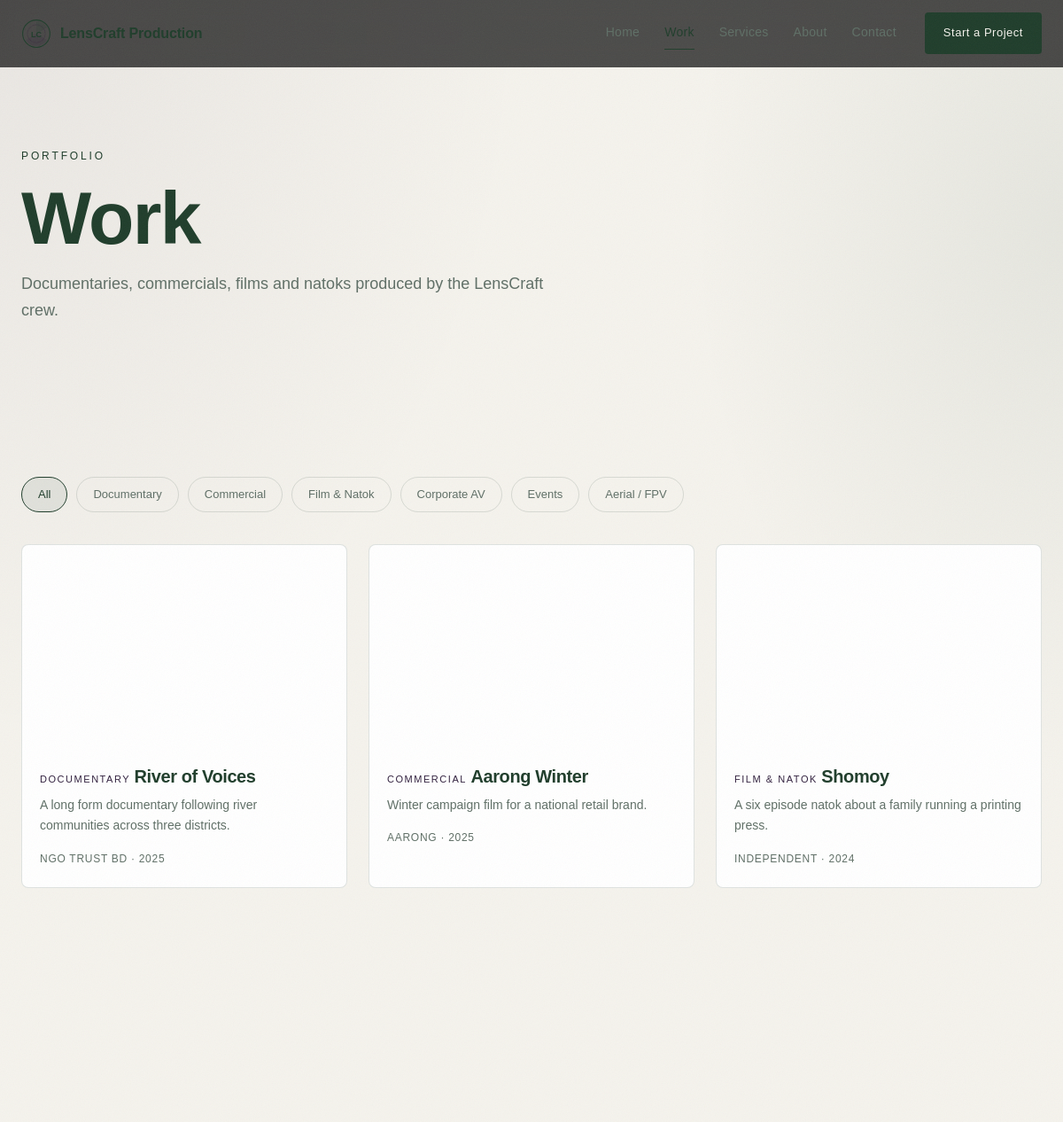
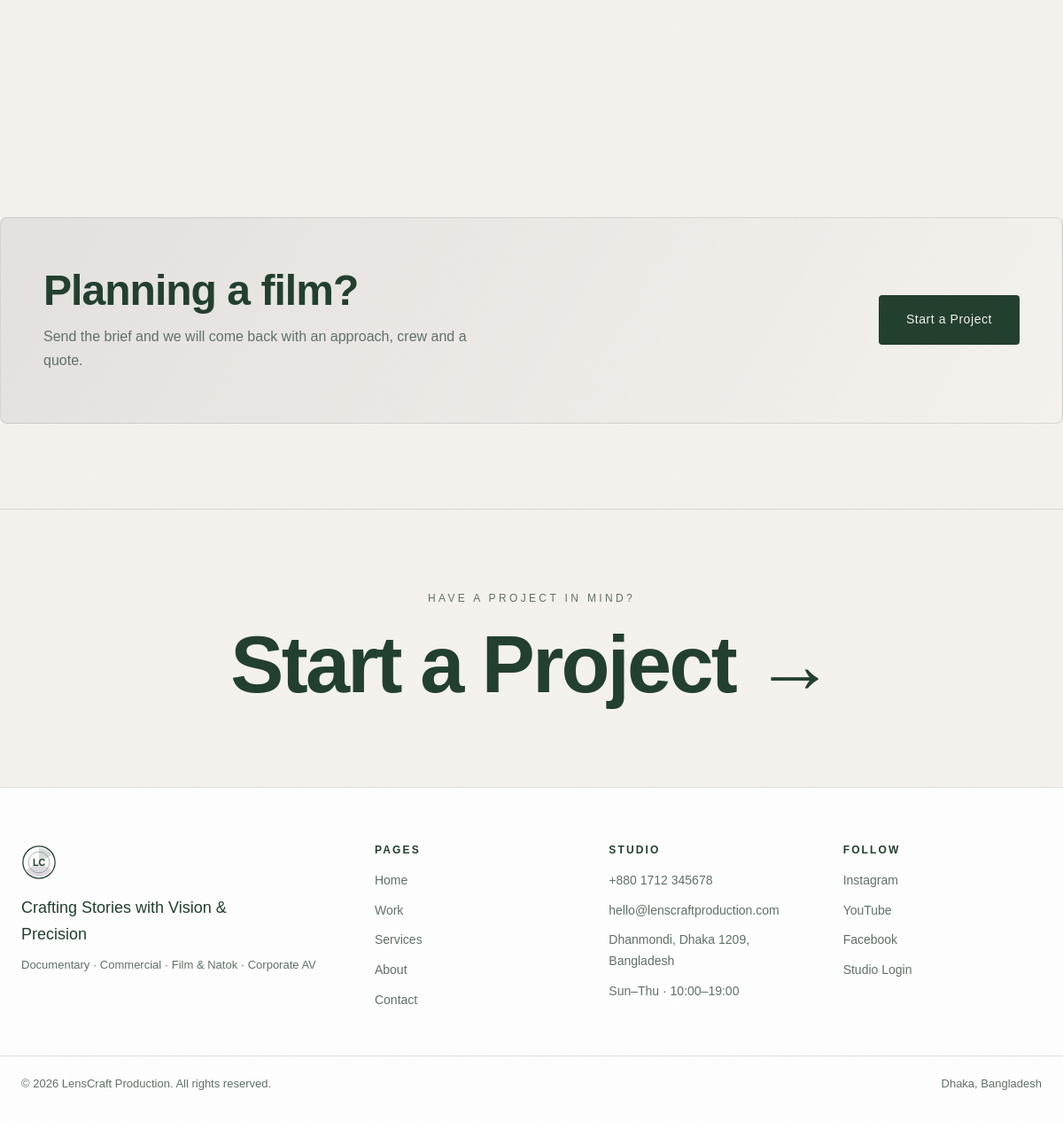
The app's page /work with its own data (2 pictures, top to bottom).
### tables this page shows
CREATE TABLE IF NOT EXISTS projects (
  id               INT UNSIGNED NOT NULL AUTO_INCREMENT,
  title            VARCHAR(180) NOT NULL,
  slug             VARCHAR(200) NOT NULL,
  category         VARCHAR(60)  NOT NULL DEFAULT 'Documentary',
  client_name      VARCHAR(160) NULL,
  year             SMALLINT UNSIGNED NULL,
  summary          VARCHAR(255) NULL,
  description      TEXT         NULL,
  hero_video_url   VARCHAR(255) NULL,
  video_id         INT UNSIGNED NULL,
  cover_media_id   INT UNSIGNED NULL,
  status           ENUM('draft','scheduled','published') NOT NULL DEFAULT 'draft',
  show_on_homepage TINYINT(1)   NOT NULL DEFAULT 0,
  featured_in_reel TINYINT(1)   NOT NULL DEFAULT 0,
  sort_order       INT          NOT NULL DEFAULT 0,
  meta_title       VARCHAR(180) NULL,
  meta_description VARCHAR(255) NULL,
  views            INT UNSIGNED NOT NULL DEFAULT 0,
  created_at       DATETIME     NOT NULL DEFAULT CURRENT_TIMESTAMP,
  updated_at       DATETIME     NOT NULL DEFAULT CURRENT_TIMESTAMP,
  PRIMARY KEY (id),
  UNIQUE KEY uniq_project_slug (slug),
  KEY idx_project_status (status),
  KEY idx_project_category (category)
);

CREATE TABLE IF NOT EXISTS media (
  id         INT UNSIGNED NOT NULL AUTO_INCREMENT,
  title      VARCHAR(160) NULL,
  alt        VARCHAR(200) NULL,
  filename   VARCHAR(200) NOT NULL,
  path       VARCHAR(255) NOT NULL,
  mime       VARCHAR(100) NOT NULL,
  type       ENUM('image','video','doc') NOT NULL DEFAULT 'image',
  width      INT UNSIGNED NOT NULL DEFAULT 0,
  height     INT UNSIGNED NOT NULL DEFAULT 0,
  size_bytes BIGINT UNSIGNED NOT NULL DEFAULT 0,
  created_at DATETIME NOT NULL DEFAULT CURRENT_TIMESTAMP,
  PRIMARY KEY (id),
  KEY idx_media_type (type)
);

### app/Controllers/Controller.php (called while the page is built, shortened)
<?php
abstract class Controller
{
    protected function site(string $template, array $data = []): void
    {
        $data['settings'] = Settings::all();
        $data['navPath'] = current_path();
        render($template, $data, 'site');
    }
}

### app/Controllers/Site/WorkController.php (called while the page is built, shortened)
<?php
class WorkController extends Controller
{
    public function index(): void
    {
        $category = (string) request('category', '');
        $this->site('site.work', [
            'hero'       => Content::get('work', 'hero', ['heading' => 'Work']),
            'projects'   => Project::published($category),
            'categories' => Project::CATEGORIES,
            'active'     => $category,
            'title'      => 'Work',
        ]);
    }
}

### public/index.php (called while the page is built, shortened)
<?php
$router = new Router();
$path = parse_url($_SERVER['REQUEST_URI'] ?? '/', PHP_URL_PATH) ?: '/';
try {
    $router->dispatch($_SERVER['REQUEST_METHOD'] ?? 'GET', $path);
} catch (Throwable $e) {
    if (config('app_debug')) {
        http_response_code(500);
        echo '<pre style="background:#0B0B0B;color:#F5F5F5;padding:24px;font:13px/1.6 monospace">';
        echo e($e->getMessage()) . "\n\n" . e($e->getTraceAsString());
        echo '</pre>';
        exit;
    }
    error_log($e->getMessage());
    http_response_code(500);
    echo view('site.500', [], 'site');
}

### app/config.php (called while the page is built)
<?php
return array_merge([
    'app_name'    => 'LensCraft Production',
    'app_env'     => 'local',
    'app_debug'   => true,
    'base_url'    => '',
    'db' => [
        'host'    => '127.0.0.1',
        'port'    => 3306,
        'name'    => 'lenscraft',
        'user'    => 'root',
        'pass'    => '',
        'charset' => 'utf8mb4',
    ],
    'uploads' => [
        'video_dir'   => __DIR__ . '/../public/uploads/videos',
        'image_dir'   => __DIR__ . '/../public/uploads/images',
        'thumb_dir'   => __DIR__ . '/../public/uploads/thumbs',
        'temp_dir'    => __DIR__ . '/../storage/temp',
        'max_video'   => 2 * 1024 * 1024 * 1024,
        'max_image'   => 12 * 1024 * 1024,
        'chunk_size'  => 4 * 1024 * 1024,
        'video_types' => ['video/mp4', 'video/quicktime', 'video/x-matroska', 'video/webm'],
        'image_types' => ['image/jpeg', 'image/png', 'image/webp', 'image/gif', 'image/svg+xml'],
        'doc_types'   => ['application/pdf', 'text/plain'],
    ],
    'session_name' => 'lenscraft_admin',
    'timezone'     => 'Asia/Dhaka',
], file_exists(__DIR__ . '/config.local.php') ? require __DIR__ . '/config.local.php' : []);

### app/Support/Database.php (called while the page is built, shortened)
<?php
class Database
{
    private static ?PDO $pdo = null;
    public static function pdo(): PDO
    {
        if (self::$pdo instanceof PDO) {
            return self::$pdo;
        }
        $cfg = config('db');
        $dsn = sprintf('mysql:host=%s;port=%d;dbname=%s;charset=%s', $cfg['host'], $cfg['port'], $cfg['name'], $cfg['charset']);
        try {
            self::$pdo = new PDO($dsn, $cfg['user'], $cfg['pass'], [
                PDO::ATTR_ERRMODE            => PDO::ERRMODE_EXCEPTION,
                PDO::ATTR_DEFAULT_FETCH_MODE => PDO::FETCH_ASSOC,
                PDO::ATTR_EMULATE_PREPARES   => false,
            ]);
        } catch (PDOException $e) {
            throw new RuntimeException(
                'Database connection failed. Start MySQL in XAMPP and import database/schema.sql. (' . $e->getMessage() . ')',
                0,
                $e
            );
        }
        return self::$pdo;
    }
    public static function run(string $sql, array $params = []): PDOStatement
    {
        $stmt = self::pdo()->prepare($sql);
        $stmt->execute($params);
        return $stmt;
    }
    public static function all(string $sql, array $params = []): array
    {
        return self::run($sql, $params)->fetchAll();
    }
}

### app/Models/Project.php (called while the page is built, shortened)
<?php
class Project
{
    public static function published(string $category = '', int $limit = 60): array
    {
        $sql = 'SELECT p.*, m.path AS cover_path FROM projects p LEFT JOIN media m ON m.id = p.cover_media_id
                WHERE p.status = "published"';
        $params = [];
        $sql .= ' ORDER BY p.sort_order ASC, p.id DESC LIMIT ' . max(1, min($limit, 100));
        return Database::all($sql, $params);
    }
}

### app/Views/site/work.php (the view, shortened to what this page needs)
<section class="page-hero">
    <p class="eyebrow">Portfolio</p>
    <h1><?= e($hero['heading'] ?? 'Work') ?></h1>
    <p class="page-hero__sub"><?= e($hero['subheading'] ?? '') ?></p>
</section>
<section class="section">
    <div class="filters">
        <a class="chip <?= $active === '' ? 'is-active' : '' ?>" href="<?= url('/work') ?>">All</a>
        <?php foreach ($categories as $category): ?>
            <a class="chip <?= $active === $category ? 'is-active' : '' ?>" href="<?= url('/work') ?>?category=<?= urlencode($category) ?>">
                <?= e($category) ?>
            </a>
        <?php endforeach; ?>
    </div>
    <div class="grid grid--work">
        <?php foreach ($projects as $project): ?>
            <a class="card-work" href="<?= url('/work/' . $project['slug']) ?>"<?= preview_attrs($project['hero_video_url'] ?? '') ?>>
                <div class="card-work__thumb" <?= $project['cover_path'] ? 'style="background-image:url(' . e(uploaded($project['cover_path'])) . ')"' : '' ?>></div>
                <div class="card-work__body">
                    <span class="card-work__cat"><?= e($project['category']) ?></span>
                    <h3><?= e($project['title']) ?></h3>
                    <p><?= e($project['summary'] ?: excerpt($project['description'], 90)) ?></p>
                    <span class="card-work__meta"><?= e($project['client_name'] ?: 'LensCraft') ?> · <?= e((string) $project['year']) ?></span>
                </div>
            </a>
        <?php endforeach; ?>
    </div>
</section>
<section class="cta-band">
    <div>
        <h2>Planning a film?</h2>
        <p>Send the brief and we will come back with an approach, crew and a quote.</p>
    </div>
    <a class="btn btn--primary" href="<?= url('/contact') ?>">Start a Project</a>
</section>

### app/Support/Router.php (shortened to what this page needs)
<?php
class Router
{
    private array $routes = ['GET' => [], 'POST' => []];
    private function add(string $method, string $path, callable|string $handler): void
    {
        $params = [];
        $pattern = preg_replace_callback('~\{(\w+)\}~', static function (array $m) use (&$params): string {
            $params[] = $m[1];
            return '([^/]+)';
        }, '/' . trim($path, '/'));
        $this->routes[$method][] = [
            'pattern' => '~^' . rtrim((string) $pattern, '/') . '/?$~',
            'handler' => $handler,
            'params'  => $params,
        ];
    }
    public function dispatch(string $method, string $path): void
    {
        $path = '/' . trim($path, '/');
        $method = $method === 'POST' ? 'POST' : 'GET';
        foreach ($this->routes[$method] as $route) {
            if (preg_match($route['pattern'], $path, $matches)) {
                array_shift($matches);
                $this->call($route['handler'], $matches);
                return;
            }
        }
    }
    private function call(callable|string $handler, array $args): void
    {
        if (is_string($handler)) {
            [$class, $method] = explode('@', $handler);
            $controller = new $class();
            $controller->{$method}(...$args);
            return;
        }
    }
}

### public/assets/css/site.css (style rules this page uses)
:root { --bg: #F5F3ED; --surface: #FFFFFF; --surface-2: #EBE7DF; --border: rgba(31, 61, 43, 0.14); --text: #1F3D2B; --muted: #5F6F66; --accent: #1F3D2B; --accent-2: #301F3D; --accent-soft: rgba(31, 61, 43, 0.08); --danger: #A33B3B; --radius: 4px; --radius-lg: 8px; --maxw: 1200px; --nav-h: 76px; --font-display: 'Handel Gothic', 'Arial Narrow', 'Franklin Gothic Medium', sans-serif; --font-body: 'Handel Gothic', 'Arial Narrow', 'Franklin Gothic Medium', sans-serif; }
* { box-sizing: border-box; }
html { scroll-behavior: smooth; }
body { margin: 0; background: radial-gradient(90% 60% at 0% 0%, rgba(48, 31, 61, 0.06), transparent 55%), radial-gradient(70% 50% at 100% 10%, rgba(31, 61, 43, 0.07), transparent 50%), var(--bg); color: var(--text); font-family: var(--font-body); font-size: 16px; line-height: 1.7; font-weight: 400; -webkit-font-smoothing: antialiased; }
h1, h2, h3, h4 { font-family: var(--font-display); font-weight: 700; line-height: 1.1; letter-spacing: -0.02em; margin: 0 0 12px; }
h1 { font-size: clamp(40px, 7vw, 88px); }
h2 { font-size: clamp(28px, 4vw, 48px); }
h3 { font-size: 20px; }
p { margin: 0 0 16px; }
a { color: inherit; text-decoration: none; }
.eyebrow { font-size: 12px; letter-spacing: 0.24em; text-transform: uppercase; color: var(--accent); font-weight: 500; margin-bottom: 14px; }
.btn { display: inline-flex; align-items: center; justify-content: center; gap: 8px; padding: 15px 30px; border-radius: var(--radius); border: 1px solid transparent; font-family: var(--font-body); font-size: 14px; font-weight: 500; letter-spacing: 0.04em; cursor: pointer; transition: transform 0.18s ease, background 0.18s ease, border-color 0.18s ease, color 0.18s ease; }
.btn--primary { background: var(--accent); color: #F5F3ED; }
.section { max-width: var(--maxw); margin: 0 auto; padding: 96px 24px; }
.page-hero { padding: calc(var(--nav-h) + 90px) 24px 60px; max-width: var(--maxw); margin: 0 auto; }
.page-hero__sub { color: var(--muted); max-width: 60ch; font-size: 18px; }
.grid { display: grid; gap: 24px; }
.grid--work { grid-template-columns: repeat(3, 1fr); }
.card-work { background: var(--surface); border: 1px solid var(--border); border-radius: var(--radius-lg); overflow: hidden; transition: transform 0.25s ease, border-color 0.25s ease; }
.card-work__thumb { position: relative; aspect-ratio: 16 / 10; background: linear-gradient(135deg, #E8E3D8, #D9D3C6); background-size: cover; background-position: center; overflow: hidden; }
.card-work__thumb::before { content: ''; position: absolute; inset: 0; background: inherit; background-size: cover; background-position: center; transition: transform 0.6s cubic-bezier(0.22, 1, 0.36, 1); }
.card-work__cat { display: inline-block; position: static; left: auto; bottom: auto; background: transparent; border: 0; border-radius: 0; padding: 0; margin-bottom: 8px; font-size: 11px; letter-spacing: 0.14em; text-transform: uppercase; color: var(--accent-2); }
.card-work__body { padding: 20px; }
.card-work__body h3 { margin-bottom: 6px; }
.card-work__body h3 { display: inline-block; background-image: linear-gradient(var(--accent), var(--accent)); background-repeat: no-repeat; background-position: 0 100%; background-size: 0% 2px; transition: background-size 0.4s cubic-bezier(0.22, 1, 0.36, 1); padding-bottom: 3px; }
.card-work__body p { color: var(--muted); font-size: 14px; margin-bottom: 10px; }
.card-work__meta { font-size: 12px; color: var(--muted); letter-spacing: 0.06em; text-transform: uppercase; }
.cta-band { max-width: var(--maxw); margin: 0 auto 96px; padding: 56px 48px; border: 1px solid var(--border); border-radius: var(--radius-lg); background: linear-gradient(120deg, rgba(48, 31, 61, 0.08), rgba(245, 243, 237, 0.95)); display: flex; align-items: center; justify-content: space-between; gap: 32px; flex-wrap: wrap; }
.cta-band p { color: var(--muted); margin: 0; max-width: 56ch; }
.filters { display: flex; flex-wrap: wrap; gap: 10px; margin-bottom: 36px; }
.chip { border: 1px solid var(--border); border-radius: 999px; padding: 8px 18px; font-size: 13px; color: var(--muted); transition: all 0.18s ease; }
.chip.is-active { background: var(--accent-soft); border-color: var(--accent); color: var(--accent); }
body { counter-reset: sec; }
.section { counter-increment: sec; }
body::after { content: ''; position: fixed; inset: 0; z-index: 100; pointer-events: none; opacity: 0.05; }

### records on screen
projects: category "DOCUMENTARY", title "River of Voices", summary "A long form documentary following river communities across three districts.", client_name "NGO TRUST BD", year "2025"
projects: category "COMMERCIAL", title "Aarong Winter", summary "Winter campaign film for a national retail brand.", client_name "AARONG", year "2025"
projects: category "FILM & NATOK", title "Shomoy", summary "A six episode natok about a family running a printing press.", client_name "INDEPENDENT", year "2024"

### other values on screen
$category "Documentary"
$category "Commercial"
$category "Film & Natok"
$category "Corporate AV"
$category "Events"
$category "Aerial / FPV"
